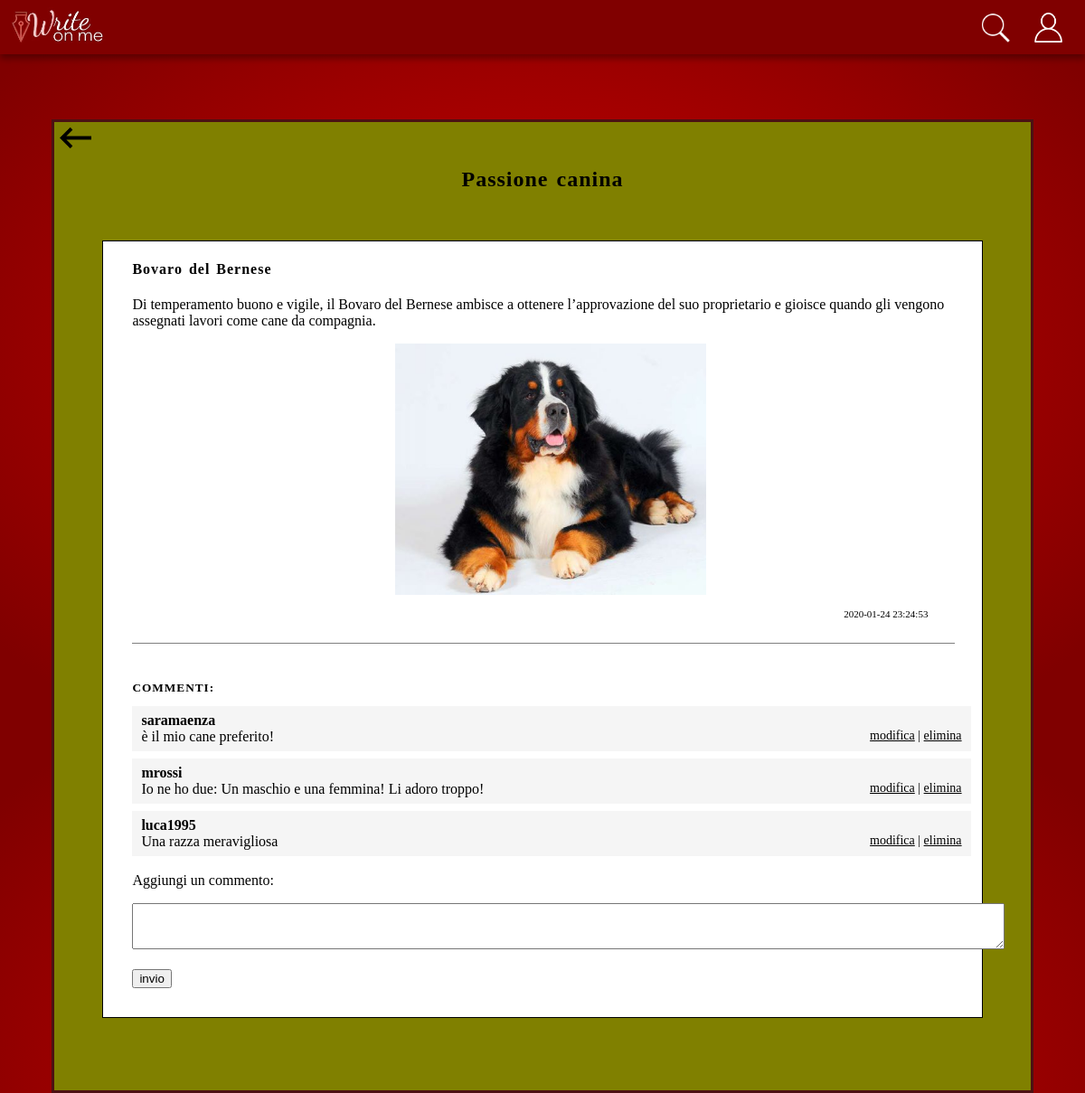
The app's page /Sito/commenti.php?id_post=36&id_blog=18 with its own data.
### tables this page shows
CREATE TABLE `blog` (
  `id_blog` int(11) NOT NULL,
  `nome` varchar(20) NOT NULL,
  `font` varchar(20) NOT NULL,
  `sfondo` varchar(10) NOT NULL,
  `nome_utente` varchar(20) NOT NULL,
  `tema` varchar(20) NOT NULL,
  `coautore` varchar(20) NOT NULL
);

CREATE TABLE `post` (
  `id_post` int(11) NOT NULL,
  `titolo` varchar(20) NOT NULL,
  `testo` varchar(400) NOT NULL,
  `immagine` varchar(40) NOT NULL,
  `ora_data` timestamp NOT NULL DEFAULT CURRENT_TIMESTAMP ON UPDATE CURRENT_TIMESTAMP,
  `id_blog` int(11) NOT NULL,
  `nome_utente` varchar(20) NOT NULL
);

CREATE TABLE `commenti` (
  `testo` varchar(120) NOT NULL,
  `nome_utente` varchar(20) NOT NULL,
  `id_post` int(11) NOT NULL,
  `id_commento` int(11) NOT NULL
);

### Sito/commenti.php (the view, shortened to what this page needs)
<!DOCTYPE html>
<html lang="it" class="max">
<?php
	$idp= $_GET["id_post"];
	$idb= $_GET["id_blog"];
	$mysqli = new mysqli("localhost", "root", "", "progetto");
?>
<head>
	<link rel="stylesheet" href="css.css" type="text/css">
</head>
	<header>
		<a href="home.php"><input type="image" src="logo.jpeg" class="logo"></a>
		<a href="profilo.php"><input type="image" src="icona.png" class="icona"></a>
		<a href="ricerca2.html"><input type="image" src="lente.png" class="cerca"></a>
	</header>
		<div class="home">
		<div class="div_profilo" id="marginebasso" style="background-color:<?php
            $queryc="SELECT sfondo FROM blog WHERE id_blog='$idb'";
            $oggettoc =$mysqli->query($queryc);
            while($scorri_oggetto=$oggettoc->fetch_assoc()){
                printf($scorri_oggetto['sfondo']);
            }?>; font-family:<?php
				$queryf="SELECT font FROM blog WHERE id_blog='$idb'";
				$oggettof =$mysqli->query($queryf);
				while($scorri_oggetto=$oggettof->fetch_assoc()){
					$f = $scorri_oggetto['font'];
					printf($scorri_oggetto['font']);
				}?>;">
				<?php
					$q = "SELECT nome FROM blog WHERE id_blog='$idb'";
					$oggetto =$mysqli->query($q);
					while($scorri_oggetto=$oggetto->fetch_assoc()){
				?>
				<a href="http://localhost/progetto/blog.php?id_blog=<?php printf($idb);?>"><img src="indietro.png" id="sx"></a><br>
				<h2 style="font-family:<?php printf($f) ?>;"><?php printf($scorri_oggetto['nome']);?></h2>
				<?php
					}
					$query2 = "SELECT titolo, testo, immagine, ora_data	FROM post WHERE id_post='$idp'";
					$oggetto2 =$mysqli->query($query2);
					while($scorri_oggetto2=$oggetto2->fetch_assoc()){
				?>
				<div class="div_post">
				<h4><?php printf($scorri_oggetto2['titolo']);?></h4>
				<p><?php printf($scorri_oggetto2['testo']);?></p>
				<img src="<?php printf($scorri_oggetto2['immagine']);?>"><br>
				<p id="data"><?php printf($scorri_oggetto2['ora_data']);?></p><br><br>
				<hr align="center" size="1"  noshade >
				<br>
				<h5>COMMENTI:</h5>
				<?php
				}
				$query3 = "SELECT testo, nome_utente, id_commento FROM commenti WHERE id_post='$idp'";
				$oggetto3 =$mysqli->query($query3);
					while($scorri_oggetto=$oggetto3->fetch_assoc()){
						$idc = $scorri_oggetto['id_commento'];
				?>
				<div class="comm">
				<b><?php printf($scorri_oggetto['nome_utente']);?></b><br>
				<?php printf($scorri_oggetto['testo']);?>
				<span id="destra">
					<a href="modifica_commento.php?id_commento=<?php printf($idc);?>&id_blog=<?php printf($idb);?>&id_post=<?php printf($idp);?>"><u>modifica</u> | </a>
					<a href="elimina_commento.php?id_commento=<?php printf($idc);?>&id_blog=<?php printf($idb);?>&id_post=<?php printf($idp);?>"><u>elimina</u></a>
				</span>
				<br>
				</div>
				<?php
				}
				?>
				<form name="aggiungi_commento" method="post" action="commentiphp.php?id_post=<?php printf($idp)?>&id_blog=<?php printf($idb)?>" id="commento_form">
				<p>Aggiungi un commento:<p>
					<textarea name="commento" rows="3" cols="118%" id="form_commento">
					</textarea><br>
				<br>
					<input type="submit" value="invio"><br>
				</form>
			</div>
		</div>
	</div>
</body>
</html>

### Sito/css.css (style rules this page uses)
html, body { margin: 0%; height: 110%; }
header { background-color: #800000 ; box-shadow: 0px 5px 7px rgba(0, 0, 0, 0.33); color: white; height: 60px; width: 100%; }
.logo { height: 100%; float: left; }
.cerca { height: 60%; float: right; margin-right: 2%; margin-top: 13px; }
.home { height: 100%; }
.home h2 { font-family: 'Raleway', sans-serif; margin-left: 28%; letter-spacing: 1px; word-spacing: 2px; }
.home img { width: 38%; padding-left: 32%; }
.max { height: 113%; }
.div_profilo { background-color: white; width: 90%; color: black; border: solid #4C1113; font-family: 'Raleway', sans-serif; margin: auto; margin-top: 6%; padding-bottom: 3%; }
.div_profilo h2 { text-align: center; margin: auto; margin-top: 3%; margin-bottom: 5%; }
.div_profilo a { text-decoration: none; }
.icona { height: 55%; float: right; margin-right: 2%; margin-top: 1.2%; }
#sx { float: left; padding-left: 6px; width: 35px; }
.div_profilo p { margin-left: 15%; }
.div_post { background-color: white; width: 84%; margin: auto; margin-bottom: 4%; border: 1.5px solid black; padding-left: 3%; padding-right: 3%; padding-bottom: 1.5%; }
.div_post h4 { font-size: 17x; letter-spacing: 1px; word-spacing: 2px; }
.div_post p { text-align: left; margin-left: 0; }
#data { font-size: 11px; text-align: right; margin-right: 3%; margin-bottom: -10px; }
#marginebasso { margin-bottom: 5%; }
hr { margin: auto; width: 100%; color: black; }
.div_post h5 { letter-spacing: 1px; word-spacing: 2px; }
.comm { background-color: #F5F5F5; width: 100%; margin-bottom: 2%; padding-left: 10px; padding-right: 10px; padding-top: 7px; padding-bottom: 7px; margin-top: -10px; }
#destra { float: right; font-size: 14px; }
#destra a { color: black; }

### records on screen
blog: value "Passione canina"
post: value "Bovaro del Bernese Di temperamento buono e vigile, il Bovaro del Bernese ambisce a ottenere l’approvazione del suo proprietario e gioisce quando gli vengono assegnati lavori come cane da compagnia. 2020-01-24 23:24:53"
commenti: value "saramaenza è il mio cane preferito!"
commenti: value "mrossi Io ne ho due: Un maschio e una femmina! Li adoro troppo!"
commenti: value "luca1995 Una razza meravigliosa"
